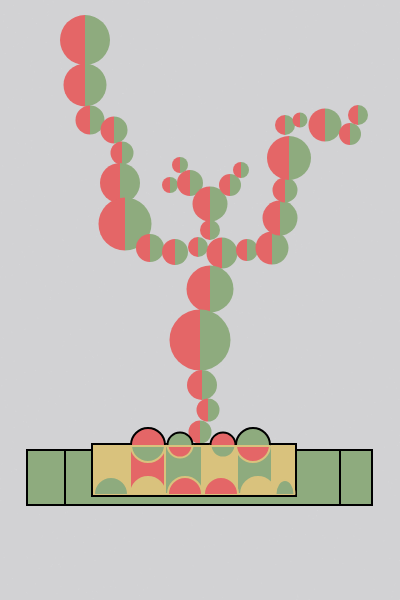
Frame 1 (no input)
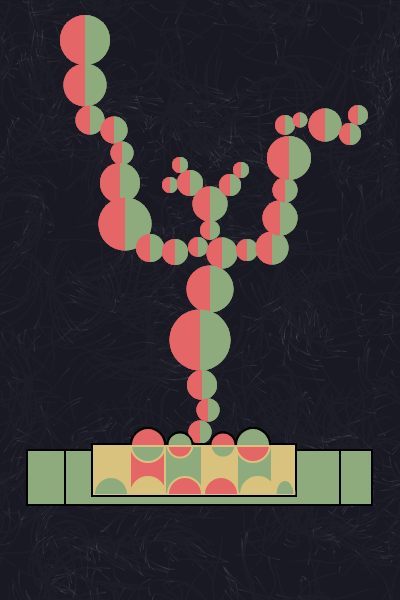
Frame 60 (no input)
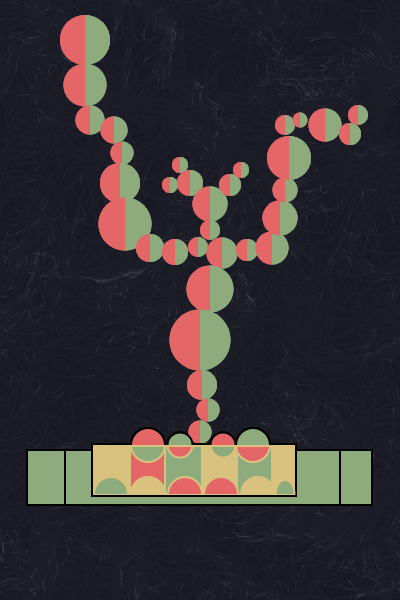
Frame 120 (the mouse pressed at the canvas centre since frame 60)

The p5.js sketch that drew these frames (run headless with seeded random() and noise() and a simulated clock; from frame 60 on, the mouse is pressed at the canvas centre):

// p5.js sketch
// ── sketch.js
// Array to store circles for the foreground
let myCircles = []; 
let numOfCircles = 33; 

// Variables for positioning and sizing elements
let bottomX = 111;
let bottomY = 494;
let diameter1 = 34;
let diameter2 = 25;
let spacing1 = 37;
let spacing2 = 105;
let spacing3 = 43;
let topX1 = 148;
let topX2 = 180;
let topY = 445;

let noiseScale = 0.1; // Scale for Perlin noise
let zOffset = 0; // Offset for dynamic effect
let particleAlpha = 20; // Transparency for flowing lines

// Positions and sizes for foreground circles
let circlePositions = [
  [85, 40], [85, 85], [90, 120], [114, 130], [122, 153], [120, 183],
  [125, 224], [150, 248], [175, 252], [198, 247], [222, 253], [247, 250],
  [272, 248], [280, 218], [285, 190], [289, 158], [285, 125], [300, 120],
  [325, 125], [350, 134], [358, 115], [180, 165], [170, 185], [190, 183],
  [210, 204], [230, 185], [241, 170], [210, 230], [210, 289], [200, 340],
  [202, 385], [208, 410], [200, 432]
];
let circleDiameters = [50, 43, 29, 27, 23, 40, 53, 28, 26, 20, 31, 22, 33, 35, 25, 44, 20, 15, 33, 22, 20, 16, 16, 26, 35, 22, 16, 20, 47, 61, 30, 23, 23];

// Particle system for background flow
let particles = [];
let cols, rows;
let scl = 10; // Scale for the flow field

function setup() {
  createCanvas(400, 600);
  cols = floor(width / scl);
  rows = floor(height / scl);

  // Initialize flow field particles
  for (let i = 0; i < 1000; i++) {
    particles.push(new Particle());
  }

  // Initialize circles for foreground
  for (let i = 0; i < numOfCircles; i++) {
    myCircles.push(new MyCircleClass(circlePositions[i][0], circlePositions[i][1], circleDiameters[i]));
  }
}

class MyCircleClass {
  constructor(x, y, size) {
    this.x = x;
    this.y = y;
    this.size = size;
    this.color1 = color(228, 102, 103);
    this.color2 = color(142, 171, 126);
  }
  
  draw() {
    fill(this.color1);
    noStroke();
    arc(this.x, this.y, this.size, this.size, HALF_PI, -HALF_PI, PIE);
    fill(this.color2);
    arc(this.x, this.y, this.size, this.size, -HALF_PI, HALF_PI, PIE);
  }
}

function draw() {
  drawFlowingBackground(); // Draw dynamic background with flowing effect

  // Draw each circle as part of the foreground
  for (let i = 0; i < numOfCircles; i++) {
    myCircles[i].draw();
  }

  // Draw additional foreground elements
  drawBottomShapes();

  // Increment zOffset to create flow in the background
  zOffset += 0.01;
}

function drawFlowingBackground() {
  background(30, 30, 40, 50); // Slightly translucent background for blending

  // Create Perlin noise flow field and move particles
  let yOffset = 0;
  for (let y = 0; y < rows; y++) {
    let xOffset = 0;
    for (let x = 0; x < cols; x++) {
      let angle = noise(xOffset, yOffset, zOffset) * TWO_PI * 4;
      let v = p5.Vector.fromAngle(angle);
      v.setMag(1);
      xOffset += noiseScale;
    }
    yOffset += noiseScale;
  }

  // Move and display particles
  for (let particle of particles) {
    particle.follow();
    particle.update();
    particle.edges();
    particle.show();
  }
}

// Particle class for background flow effect
class Particle {
  constructor() {
    this.pos = createVector(random(width), random(height));
    this.vel = createVector(0, 0);
    this.acc = createVector(0, 0);
    this.maxSpeed = 2;
    this.prevPos = this.pos.copy();
  }

  follow() {
    let x = floor(this.pos.x / scl);
    let y = floor(this.pos.y / scl);
    let index = x + y * cols;
    let angle = noise(x * noiseScale, y * noiseScale, zOffset) * TWO_PI * 4;
    let force = p5.Vector.fromAngle(angle);
    force.setMag(0.1);
    this.applyForce(force);
  }

  applyForce(force) {
    this.acc.add(force);
  }

  update() {
    this.vel.add(this.acc);
    this.vel.limit(this.maxSpeed);
    this.pos.add(this.vel);
    this.acc.mult(0);
  }

  show() {
    stroke(255, particleAlpha); // Set color and transparency for flowing effect
    strokeWeight(1);
    line(this.pos.x, this.pos.y, this.prevPos.x, this.prevPos.y);
    this.updatePrev();
  }

  updatePrev() {
    this.prevPos.x = this.pos.x;
    this.prevPos.y = this.pos.y;
  }

  edges() {
    if (this.pos.x > width) {
      this.pos.x = 0;
      this.updatePrev();
    }
    if (this.pos.x < 0) {
      this.pos.x = width;
      this.updatePrev();
    }
    if (this.pos.y > height) {
      this.pos.y = 0;
      this.updatePrev();
    }
    if (this.pos.y < 0) {
      this.pos.y = height;
      this.updatePrev();
    }
  }
}

// Foreground shapes (rectangles and semicircles)
function drawBottomShapes() {
  stroke(0);
  strokeWeight(2);

  fill(142, 171, 126);
  rect(27, 450, 345, 55);
  line(65, 450, 65, 505);
  line(340, 450, 340, 505);

  fill(217, 194, 125);
  rect(92, 444, 204, 52);

  stroke(217, 194, 125);
  fill(228, 102, 103);
  rect(130, 446, 35, 48);

  fill(142, 171, 126);
  rect(165, 446, 37, 48);
  rect(237, 446, 35, 48);

  arc(285, 494, 19, 28, PI, 0, fill(142, 171, 126));

  for (let i = 0; i < 2; i++) {
    fill(i % 2 === 0 ? color(142, 171, 126) : color(228, 102, 103));
    arc(topX1 + i * spacing2, topY, diameter1, diameter1, 0, PI);
  }

  for (let i = 0; i < 2; i++) {
    fill(i % 2 === 0 ? color(228, 102, 103) : color(142, 171, 126));
    arc(topX2 + i * spacing3, topY, diameter2, diameter2, 0, PI);
  }

  for (let i = 0; i < 3; i++) {
    fill(i % 3 === 0 ? color(142, 171, 126) : (i % 3 === 1 ? color(217, 194, 125) : color(228, 102, 103)));
    arc(bottomX + i * spacing1, bottomY, diameter1, diameter1, PI, 0);
  }

  for (let i = 0; i < 2; i++) {
    fill(i % 2 === 0 ? color(228, 102, 103) : color(217, 194, 125));
    arc(bottomX + i * spacing1 + 110, bottomY, diameter1, diameter1, PI, 0);
  }

  stroke(0);
  strokeWeight(2);
  for (let i = 0; i < 2; i++) {
    fill(i % 2 === 0 ? color(228, 102, 103) : color(142, 171, 126));
    arc(topX1 + i * spacing2, topY, diameter1, diameter1, PI, 0);
  }

  for (let i = 0; i < 2; i++) {
    fill(i % 2 === 0 ? color(142, 171, 126) : color(228, 102, 103));
    arc(topX2 + i * spacing3, topY, diameter2, diameter2, PI, 0);
  }

  stroke(217, 194, 125);
  line(130, 446, 270, 446);
}
